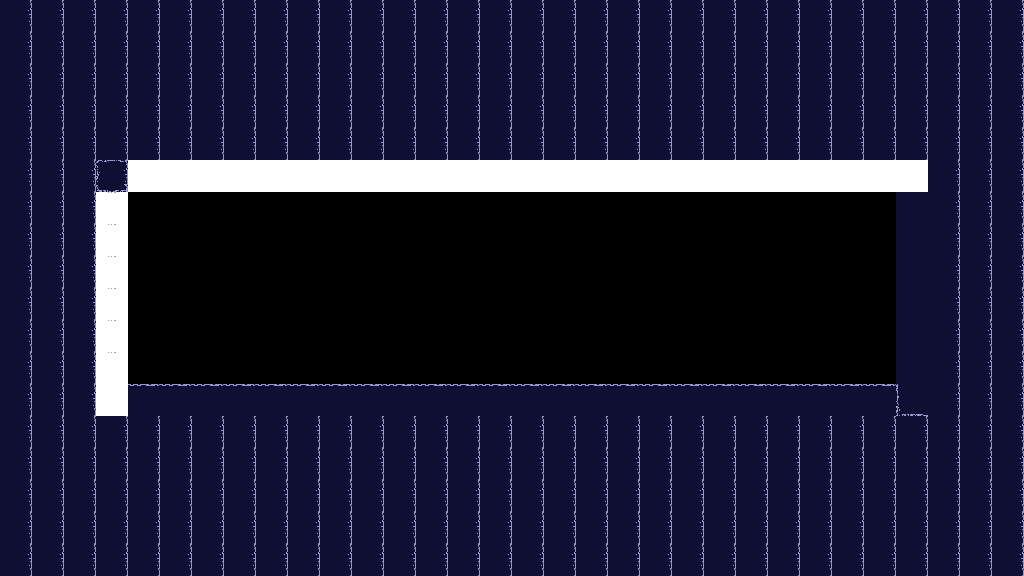

Below is a game level as drawn by its tile map, then a one-line description and the .tmx file that defines it, in full:
An orthogonal 32x18 tile map with 32x32 px tiles, 2 tile layers (collision, Tile Layer 1) and 2 objects.

<map version="1.10" tiledversion="1.10.2" orientation="orthogonal" renderorder="right-down" width="32" height="18" tilewidth="32" tileheight="32" infinite="0" nextlayerid="4" nextobjectid="9">
 <editorsettings>
  <export target="level5.js" format="js" />
 </editorsettings>
 <tileset firstgid="1" source="../tiled_things/tileset.tsx" />
 <layer id="2" name="collision" width="32" height="18">
  <data encoding="csv">
0,0,0,0,0,0,0,0,0,0,0,0,0,0,0,0,0,0,0,0,0,0,0,0,0,0,0,0,0,0,0,0,
0,0,0,0,0,0,0,0,0,0,0,0,0,0,0,0,0,0,0,0,0,0,0,0,0,0,0,0,0,0,0,0,
0,0,0,0,0,0,0,0,0,0,0,0,0,0,0,0,0,0,0,0,0,0,0,0,0,0,0,0,0,0,0,0,
0,0,0,0,0,0,0,0,0,0,0,0,0,0,0,0,0,0,0,0,0,0,0,0,0,0,0,0,0,0,0,0,
0,0,0,0,0,0,0,0,0,0,0,0,0,0,0,0,0,0,0,0,0,0,0,0,0,0,0,0,0,0,0,0,
0,0,0,8,8,8,8,8,8,8,8,8,8,8,8,8,8,8,8,8,8,8,8,8,8,8,8,8,8,0,0,0,
0,0,0,8,0,0,0,0,0,0,0,0,0,0,0,0,0,0,0,0,0,0,0,0,0,0,0,0,8,0,0,0,
0,0,0,8,0,0,0,0,0,0,0,0,0,0,0,0,0,0,0,0,0,0,0,0,0,0,0,0,8,0,0,0,
0,0,0,8,0,0,0,0,0,0,0,0,0,0,0,0,0,0,0,0,0,0,0,0,0,0,0,0,8,0,0,0,
0,0,0,8,0,0,0,0,0,0,0,0,0,0,0,0,0,0,0,0,0,0,0,0,0,0,0,0,8,0,0,0,
0,0,0,8,0,0,0,0,0,0,0,0,0,0,0,0,0,0,0,0,0,0,0,0,0,0,0,0,8,0,0,0,
0,0,0,8,0,0,0,0,0,0,0,0,0,0,0,0,0,0,0,0,0,0,0,0,0,0,0,0,8,0,0,0,
0,0,0,8,8,8,8,8,8,8,8,8,8,8,8,8,8,8,8,8,8,8,8,8,8,8,8,8,8,0,0,0,
0,0,0,0,0,0,0,0,0,0,0,0,0,0,0,0,0,0,0,0,0,0,0,0,0,0,0,0,0,0,0,0,
0,0,0,0,0,0,0,0,0,0,0,0,0,0,0,0,0,0,0,0,0,0,0,0,0,0,0,0,0,0,0,0,
0,0,0,0,0,0,0,0,0,0,0,0,0,0,0,0,0,0,0,0,0,0,0,0,0,0,0,0,0,0,0,0,
0,0,0,0,0,0,0,0,0,0,0,0,0,0,0,0,0,0,0,0,0,0,0,0,0,0,0,0,0,0,0,0,
0,0,0,0,0,0,0,0,0,0,0,0,0,0,0,0,0,0,0,0,0,0,0,0,0,0,0,0,0,0,0,0
</data>
 </layer>
 <layer id="1" name="Tile Layer 1" width="32" height="18">
  <data encoding="csv">
8,8,8,8,8,8,8,8,8,8,8,8,8,8,8,8,8,8,8,8,8,8,8,8,8,8,8,8,8,8,8,8,
8,8,8,8,8,8,8,8,8,8,8,8,8,8,8,8,8,8,8,8,8,8,8,8,8,8,8,8,8,8,8,8,
8,8,8,8,8,8,8,8,8,8,8,8,8,8,8,8,8,8,8,8,8,8,8,8,8,8,8,8,8,8,8,8,
8,8,8,8,8,8,8,8,8,8,8,8,8,8,8,8,8,8,8,8,8,8,8,8,8,8,8,8,8,8,8,8,
8,8,8,8,8,8,8,8,8,8,8,8,8,8,8,8,8,8,8,8,8,8,8,8,8,8,8,8,8,8,8,8,
8,8,8,4,14,14,14,14,14,14,14,14,14,14,14,14,14,14,14,14,14,14,14,14,14,14,14,14,5,8,8,8,
8,8,8,9,0,0,0,0,0,0,0,0,0,0,0,0,0,0,0,0,0,0,0,0,0,0,0,0,7,8,8,8,
8,8,8,9,0,0,0,0,0,0,0,0,0,0,0,0,0,0,0,0,0,0,0,0,0,0,0,0,7,8,8,8,
8,8,8,9,0,0,0,0,0,0,0,0,0,0,0,0,0,0,0,0,0,0,0,0,0,0,0,0,7,8,8,8,
8,8,8,9,0,0,0,0,0,0,0,0,0,0,0,0,0,0,0,0,0,0,0,0,0,0,0,0,7,8,8,8,
8,8,8,9,0,0,0,0,0,0,0,0,0,0,0,0,0,0,0,0,0,0,0,0,0,0,0,0,7,8,8,8,
8,8,8,9,0,0,0,0,0,0,0,0,0,0,0,0,0,0,0,0,0,0,0,0,0,0,0,0,7,8,8,8,
8,8,8,10,2,2,2,2,2,2,2,2,2,2,2,2,2,2,2,2,2,2,2,2,2,2,2,2,11,8,8,8,
8,8,8,8,8,8,8,8,8,8,8,8,8,8,8,8,8,8,8,8,8,8,8,8,8,8,8,8,8,8,8,8,
8,8,8,8,8,8,8,8,8,8,8,8,8,8,8,8,8,8,8,8,8,8,8,8,8,8,8,8,8,8,8,8,
8,8,8,8,8,8,8,8,8,8,8,8,8,8,8,8,8,8,8,8,8,8,8,8,8,8,8,8,8,8,8,8,
8,8,8,8,8,8,8,8,8,8,8,8,8,8,8,8,8,8,8,8,8,8,8,8,8,8,8,8,8,8,8,8,
8,8,8,8,8,8,8,8,8,8,8,8,8,8,8,8,8,8,8,8,8,8,8,8,8,8,8,8,8,8,8,8
</data>
 </layer>
 <objectgroup id="3" name="Object Layer 1">
  <object id="7" x="480" y="320" />
  <object id="8" x="160" y="416" width="704" height="128" />
 </objectgroup>
</map>